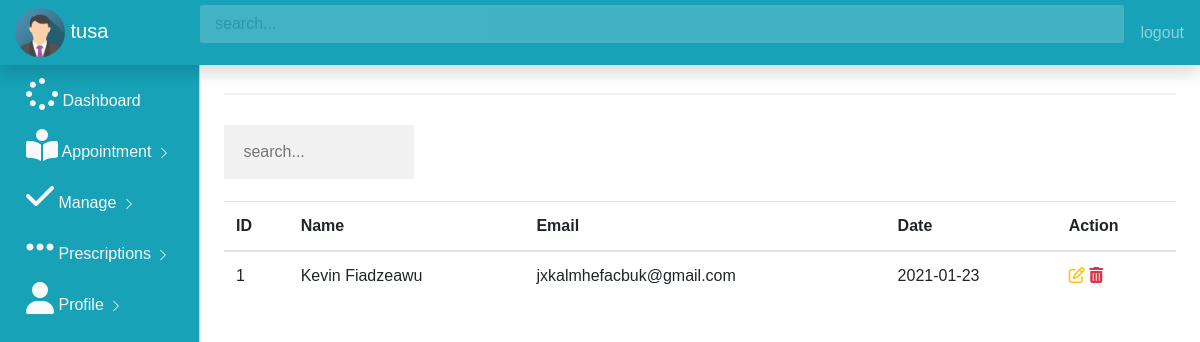
Page /manage (signed in) on the committed database.
### app.py (models this page shows, shortened)
class User(UserMixin,db.Model):
    id = db.Column(db.Integer,primary_key =True)
    username = db.Column(db.String(100))
    email = db.Column(db.String(100),unique =True)
    password = db.Column(db.String(100))
    doctor = db.Column(db.Boolean)
    admin = db.Column(db.Boolean)
    work = db.Column(db.String(100))
    country = db.Column(db.String(100))
    image = db.Column(db.String(100))
    @property
    def unhashed_password(self):
         raise AttributeError('cannot view unhased password')
    appointment_by  = db.relationship('Appointments',
    foreign_keys ='Appointments.asked_by_id',
    backref = 'asker',
    lazy=True
    )
    Receive_by  = db.relationship('Notiication',
    foreign_keys ='Notiication.receive_by_id',
    backref = 'reciever',
    lazy=True
    )
    Sender_by  = db.relationship('Notiication',
    foreign_keys ='Notiication.doctor_id',
    backref = 'sender',
    lazy=True
    )
    answers_requested  = db.relationship('Appointments',
    foreign_keys ='Appointments.doctor_id',
    backref = 'expert',
    lazy=True
    )

class Appointments(db.Model):
    id = db.Column(db.Integer,primary_key =True)
    name = db.Column(db.String(100))
    email = db.Column(db.String(100))
    date = db.Column(db.String(100))
    asked_by_id = db.Column(db.Integer,db.ForeignKey('user.id'))
    doctor_id = db.Column(db.Integer,db.ForeignKey('user.id'))

### app.py (the view)
@app.route('/manage')
def manage():
     roww = db.session.query(Appointments.doctor_id == current_user.id).count()
     experties = User.query.filter_by(doctor =True).all()
     all_appointees = Appointments.query.filter_by(asked_by_id = current_user.id).all()
     admin_appointees = Appointments.query.all()
     owner = User.query.filter_by(email=current_user.email,password=current_user.password,admin=False,doctor =False).first()
     if not owner:
          flash("Kindly login as patient!")
          return redirect(url_for('home'))
     else:
          return render_template('manage.html' ,appointees = all_appointees,experts = experties,roww=roww)

### app.py (called while the page is built)
@login_manager.user_loader
def load_user(user_id):
     return User.query.get(int(user_id))

### templates/manage.html (shortened to what this page needs)
{% include 'plane_dash.html' %}
{% block body %}
<main role="main" class="col-md-9 ml-sm-auto col-lg-10 px-4">
    <hr>
                 <table class=" table table-hover">
                     <input type="text" id="mySearch" placeholder=" search..." style="width: 20%;">
                <thead>
                    <tr>
                    <th>ID</th>
                    <th>Name</th>
                    <th>Email</th>
                    <th>Date</th>
                    <th>Action</th>
                </tr>
            </thead>
                {% for row in appointees %}
                <tbody id="myTable" >
                    <tr>
                    <td> {{row.id}}</td>
                    <td> {{row.name}}</td>
                    <td> {{row.email}}</td>
                    <td> {{row.date}}</td>
                    <td>
                        <a  class="text-warning" data-toggle="modal" href="/update/{{row.id}}" data-target="#modaledit{{row.id}}">
                            <i class ="	fa fa-edit fa-3"></i>
                        </a>
                        <a href="/delete/{{row.id}}" class="text-danger">
                            <i class ="	fa fa-trash fa-3"></i>
                        </a>
                    </td>
                </tr>
                </tbody>
                {% endfor %}
                 </table>
</main>
{% endblock %}

### templates/plane_dash.html (shortened to what this page needs)
<!doctype html>
<html lang="en">
  <head>
    <link rel="stylesheet" href="https://stackpath.bootstrapcdn.com/bootstrap/4.5.2/css/bootstrap.min.css">
    <link rel="stylesheet" href="/static/css/dashboard.css">
    <link rel="stylesheet" href="https://cdn.datatables.net/1.10.22/css/jquery.dataTables.min.css">
  </head>
  <body> {%block body%}
    <nav class="navbar navbar-dark bg-info fixed-top flex-md-nowrap p-0 shadow">
        <a class="navbar-brand col-sm-3 col-md-2 mr-0" href="#">
          <img src="{{url_for('static', filename ='img_avatar.png')}}" alt="Avatar" style="width:50px;border-radius: 50%;">
          {{current_user.username}}
          </a>
        <input type="text" class="form-control form-control-primary w-100" placeholder="search...">
        <ul class=" navbar-nav px-3">
            <li class="nav-item text-nowrap">
                <a class="nav-link" onclick="return confirm('Confirm logout') " href="{{url_for('home')}}">logout</a>
            </li>
        </ul>
      </nav>
      <div class="container-fluid">
        <div class="row">
            <div class  = "col-md-2 bg-info d-none d-md-block sidebar" style="color:white;">
                <div class="left-sidebar">
                    <ul class="nav flex-column sidebar-nav">
                        <li class="nav-item">
                        <a class="nav-link text-light" href="{{url_for('get_signin')}}">
                          <i class ="fa fa-spinner fa-2x"></i> Dashboard
                        </a>
                        </li>
                        <li class="nav-item">
                          <a class="nav-link text-light" href="{{url_for('appointment')}}">
                         <i class="fa fa-book-reader fa-2x"></i> Appointment
                                     <svg class="bi bi-chevron-right" width="16" height="16" viewBox="0 0 20 20" fill="currentColor" xmlns="http://www.w3.org/2000/svg"><path fill-rule="evenodd" d="M6.646 3.646a.5.5 0 01.708 0l6 6a.5.5 0 010 .708l-6 6a.5.5 0 01-.708-.708L12.293 10 6.646 4.354a.5.5 0 010-.708z"/></svg>
                        </a>
                        </li>
                        <li class="nav-item">
                          <a class="nav-link text-light" href="{{url_for('manage')}}">
                         <i class="fa fa-check fa-2x"></i> Manage
                                     <svg class="bi bi-chevron-right" width="16" height="16" viewBox="0 0 20 20" fill="currentColor" xmlns="http://www.w3.org/2000/svg"><path fill-rule="evenodd" d="M6.646 3.646a.5.5 0 01.708 0l6 6a.5.5 0 010 .708l-6 6a.5.5 0 01-.708-.708L12.293 10 6.646 4.354a.5.5 0 010-.708z"/></svg>
                        </a>
                        </li>
                        <li class="nav-item">
                          <a class="nav-link text-light" href="">
                         <i class="fa fa-ellipsis-h fa-2x"></i> Prescriptions
                                     <svg class="bi bi-chevron-right" width="16" height="16" viewBox="0 0 20 20" fill="currentColor" xmlns="http://www.w3.org/2000/svg"><path fill-rule="evenodd" d="M6.646 3.646a.5.5 0 01.708 0l6 6a.5.5 0 010 .708l-6 6a.5.5 0 01-.708-.708L12.293 10 6.646 4.354a.5.5 0 010-.708z"/></svg>
                        </a>
                        </li>
                        <li class="nav-item">
                          <a class="nav-link text-light" href="{{url_for('change_profile')}}">
                          <i class="fa fa-user  fa-2x "></i> Profile
                            <svg class="bi bi-chevron-right" width="16" height="16" viewBox="0 0 20 20" fill="currentColor" xmlns="http://www.w3.org/2000/svg"><path fill-rule="evenodd" d="M6.646 3.646a.5.5 0 01.708 0l6 6a.5.5 0 010 .708l-6 6a.5.5 0 01-.708-.708L12.293 10 6.646 4.354a.5.5 0 010-.708z"/></svg>
                        </a>
                        </li>
                      </ul>
                </div>
            </div>
            <main role="main" class="col-md-9 ml-sm-auto col-lg-10 px-4">
                <h3>Dashboard</h3>
            </main>
        </div>
      </div>
    {% endblock %}
  </body>
</html>

### static/css/dashboard.css (style rules this page uses)
.form-control-primary { margin: 10px; opacity: 0.2; border-radius: 2px; }
.sidebar { position: fixed; top:0; left:0; bottom:0; z-index:100; padding: 70px 0 0 10px; border-right: 1px solid #d3d3d3; }
.sidebar-nav li .nav-link { color: #333; font-weight: 500; }
body { font-family: Arial, Helvetica, sans-serif; }
* { box-sizing: border-box; }
input[type=text], input[type=password] { width: 100%; padding: 15px; margin: 5px 0 22px 0; display: inline-block; border: none; background: #f1f1f1; }
hr { border: 1px solid #f1f1f1; margin-bottom: 25px; }
a { color: dodgerblue; }

### rows in the picture
User: username "tusa"
Appointments: id "1", name "Kevin Fiadzeawu", email "jxkalmhefacbuk@gmail.com", date "2021-01-23"
